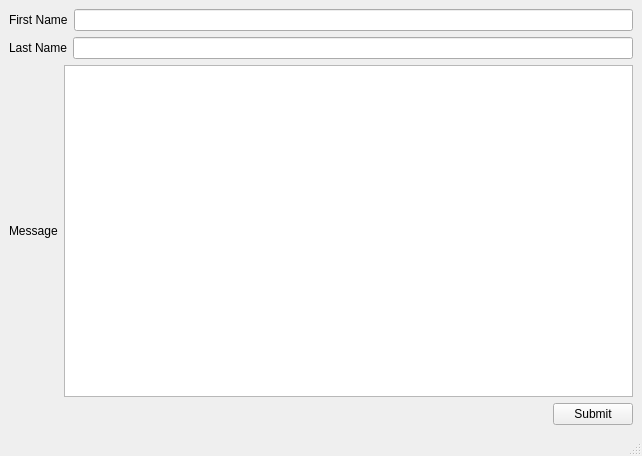
<?xml version="1.0" encoding="UTF-8"?>
<ui version="4.0">
 <class>MainWindow</class>
 <widget class="QMainWindow" name="MainWindow">
  <property name="geometry">
   <rect>
    <x>0</x>
    <y>0</y>
    <width>642</width>
    <height>456</height>
   </rect>
  </property>
  <property name="windowTitle">
   <string>MainWindow</string>
  </property>
  <widget class="QWidget" name="centralwidget">
   <layout class="QVBoxLayout" name="verticalLayout">
    <item>
     <layout class="QHBoxLayout" name="horizontalLayout">
      <item>
       <widget class="QLabel" name="label">
        <property name="text">
         <string>First Name</string>
        </property>
       </widget>
      </item>
      <item>
       <widget class="QLineEdit" name="firstNameLineEdit"/>
      </item>
     </layout>
    </item>
    <item>
     <layout class="QHBoxLayout" name="horizontalLayout_2">
      <item>
       <widget class="QLabel" name="label_3">
        <property name="text">
         <string>Last Name</string>
        </property>
       </widget>
      </item>
      <item>
       <widget class="QLineEdit" name="lastNameLineEdit"/>
      </item>
     </layout>
    </item>
    <item>
     <layout class="QHBoxLayout" name="horizontalLayout_3">
      <item>
       <widget class="QLabel" name="label_2">
        <property name="text">
         <string>Message</string>
        </property>
       </widget>
      </item>
      <item>
       <widget class="QTextEdit" name="messageTextEdit"/>
      </item>
     </layout>
    </item>
    <item>
     <layout class="QHBoxLayout" name="horizontalLayout_4">
      <item>
       <spacer name="horizontalSpacer">
        <property name="orientation">
         <enum>Qt::Horizontal</enum>
        </property>
        <property name="sizeHint" stdset="0">
         <size>
          <width>40</width>
          <height>20</height>
         </size>
        </property>
       </spacer>
      </item>
      <item>
       <widget class="QPushButton" name="pushButton">
        <property name="text">
         <string>Submit</string>
        </property>
       </widget>
      </item>
     </layout>
    </item>
   </layout>
  </widget>
  <widget class="QMenuBar" name="menubar">
   <property name="geometry">
    <rect>
     <x>0</x>
     <y>0</y>
     <width>642</width>
     <height>24</height>
    </rect>
   </property>
  </widget>
  <widget class="QStatusBar" name="statusbar"/>
 </widget>
 <resources/>
 <connections/>
</ui>
